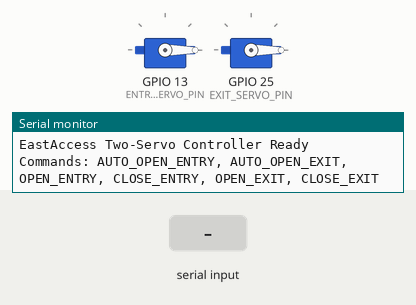
Bench run of a sketch on a simulated ESP32. Parts: 2 × servo, the last lines printed to the serial monitor. The test bench sets the inputs (shaded band).

Above: at 1.2 s.
1.3 s: "AUTO_OPEN_ENTRY\n" received over Serial
At 2.3 s:
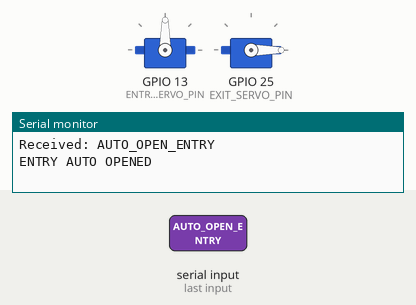
2.8 s: "AUTO_OPEN_EXIT\n" received over Serial
At 3.4 s:
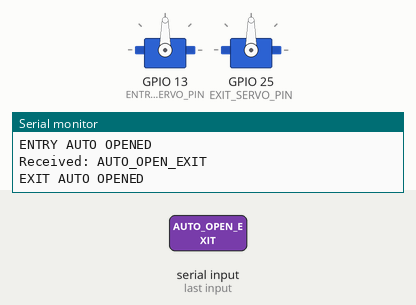
At 12.3 s:
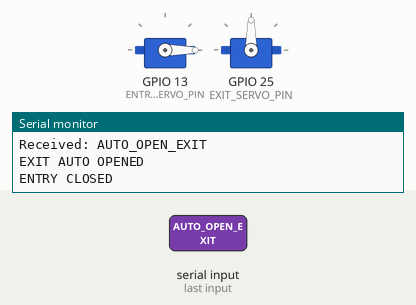
Timing chart, 0 to 14.3 s (numbered marks = the images above; inputs shaded):
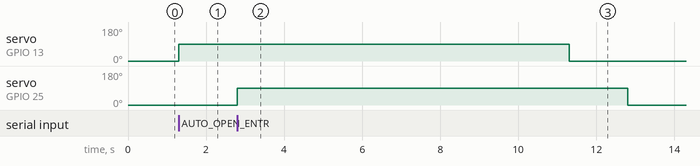

Measured:
- after the input at 1.3 s, servo on GPIO 13 (ENTRY_SERVO_PIN): 0° → 90° at once
- after the input at 2.8 s, servo on GPIO 25 (EXIT_SERVO_PIN): 0° → 90° at once, → 0° 10.0 s later

The sketch:

eastaccess_two_servo_esp32.ino
```cpp
/*
  EastAccess ESP32 Two-Servo Boom Barrier Controller

  Setup:
  - Entry/Entrance servo signal pin: GPIO 13
  - Exit servo signal pin: GPIO 25
  - Servo external 5V power supply recommended
  - IMPORTANT: ESP32 GND and external servo power GND must be connected together

  Install in Arduino IDE:
  Tools > Manage Libraries > search "ESP32Servo" > Install
*/

#include <ESP32Servo.h>

Servo entryServo;
Servo exitServo;

// Change ENTRY_SERVO_PIN if your entrance servo is not on GPIO 13.
const int ENTRY_SERVO_PIN = 13;
const int EXIT_SERVO_PIN = 25;

// Adjust these angles if your barrier direction is reversed.
const int ENTRY_CLOSED_ANGLE = 0;
const int ENTRY_OPEN_ANGLE = 90;

const int EXIT_CLOSED_ANGLE = 0;
const int EXIT_OPEN_ANGLE = 90;

// Automatic close delay for ALPR accepted vehicles.
const unsigned long AUTO_CLOSE_DELAY_MS = 10000;

unsigned long entryAutoCloseAt = 0;
unsigned long exitAutoCloseAt = 0;

String inputCommand = "";

void openEntry(bool autoClose) {
  entryServo.write(ENTRY_OPEN_ANGLE);

  if (autoClose) {
    entryAutoCloseAt = millis() + AUTO_CLOSE_DELAY_MS;
  } else {
    entryAutoCloseAt = 0;
  }

  Serial.println(autoClose ? "ENTRY AUTO OPENED" : "ENTRY MANUAL OPENED");
}

void closeEntry() {
  entryServo.write(ENTRY_CLOSED_ANGLE);
  entryAutoCloseAt = 0;
  Serial.println("ENTRY CLOSED");
}

void openExit(bool autoClose) {
  exitServo.write(EXIT_OPEN_ANGLE);

  if (autoClose) {
    exitAutoCloseAt = millis() + AUTO_CLOSE_DELAY_MS;
  } else {
    exitAutoCloseAt = 0;
  }

  Serial.println(autoClose ? "EXIT AUTO OPENED" : "EXIT MANUAL OPENED");
}

void closeExit() {
  exitServo.write(EXIT_CLOSED_ANGLE);
  exitAutoCloseAt = 0;
  Serial.println("EXIT CLOSED");
}

void processCommand(String command) {
  command.trim();
  command.toUpperCase();

  if (command.length() == 0) {
    return;
  }

  Serial.print("Received: ");
  Serial.println(command);

  // Automatic ALPR commands from Python
  if (command == "AUTO_OPEN_ENTRY") {
    openEntry(true);
  }
  else if (command == "AUTO_OPEN_EXIT") {
    openExit(true);
  }

  // Manual dashboard commands
  else if (command == "OPEN_ENTRY") {
    openEntry(false);
  }
  else if (command == "CLOSE_ENTRY") {
    closeEntry();
  }
  else if (command == "OPEN_EXIT") {
    openExit(false);
  }
  else if (command == "CLOSE_EXIT") {
    closeExit();
  }

  // Legacy support
  else if (command == "CLOSE") {
    closeEntry();
    closeExit();
  }

  // Denied commands: no barrier movement
  else if (command == "DENIED_ENTRY") {
    Serial.println("ENTRY DENIED - barrier remains closed");
  }
  else if (command == "DENIED_EXIT") {
    Serial.println("EXIT DENIED - barrier remains closed");
  }
  else {
    Serial.println("Unknown command");
  }
}

void setup() {
  Serial.begin(115200);

  entryServo.setPeriodHertz(50);
  exitServo.setPeriodHertz(50);

  entryServo.attach(ENTRY_SERVO_PIN, 500, 2400);
  exitServo.attach(EXIT_SERVO_PIN, 500, 2400);

  closeEntry();
  closeExit();

  Serial.println("EastAccess Two-Servo Controller Ready");
  Serial.println("Commands: AUTO_OPEN_ENTRY, AUTO_OPEN_EXIT, OPEN_ENTRY, CLOSE_ENTRY, OPEN_EXIT, CLOSE_EXIT");
}

void loop() {
  while (Serial.available() > 0) {
    char incomingChar = Serial.read();

    if (incomingChar == '\n' || incomingChar == '\r') {
      processCommand(inputCommand);
      inputCommand = "";
    } else {
      inputCommand += incomingChar;
    }
  }

  unsigned long currentTime = millis();

  if (entryAutoCloseAt > 0 && currentTime >= entryAutoCloseAt) {
    closeEntry();
  }

  if (exitAutoCloseAt > 0 && currentTime >= exitAutoCloseAt) {
    closeExit();
  }
}
```
